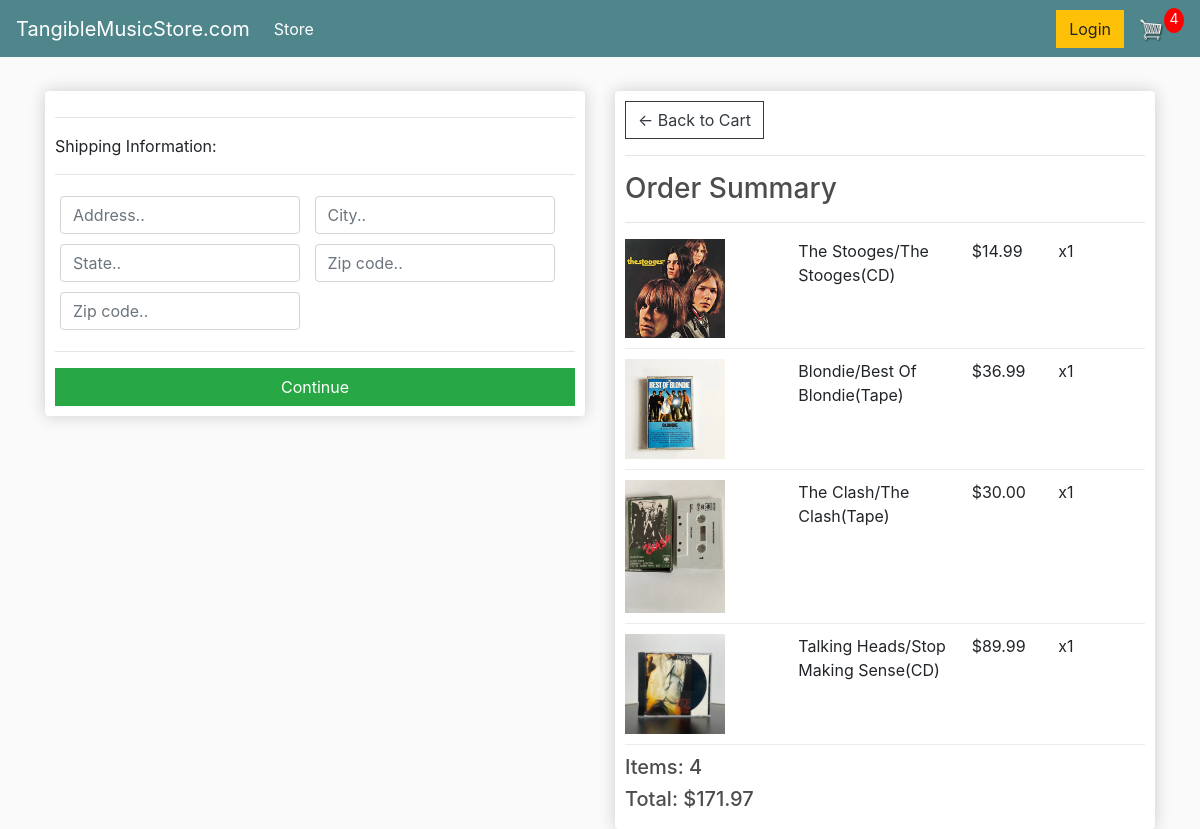
Screenshot of /checkout/ (signed in) with the database file from the repository.
### store/models.py (models this page shows, shortened)
class OrderItem(models.Model):
    product = models.ForeignKey(Product, on_delete=models.SET_NULL, null=True, blank=True)
    order = models.ForeignKey(Order, on_delete=models.SET_NULL, blank=True, null=True)
    quantity = models.IntegerField(default=0, null=True, blank=True)
    date_added = models.DateTimeField(auto_now_add=True)
    @property
    def get_total(self):
        total = self.product.price * self.quantity
        return total

class Product(models.Model):
    name = models.CharField(max_length=200, null=True)
    price = models.DecimalField(max_digits=7, decimal_places=2)
    digital = models.BooleanField(default=False, null=True, blank=False)
    image = models.ImageField(null=True, blank=True)
    @property
    def imageURL(self):
        try:
            url = self.image.url
        except:
            url = ''
        return url

class Order(models.Model):
    customer = models.ForeignKey(Customer, on_delete=models.SET_NULL, null=True, blank=True)
    date_ordered = models.DateTimeField(auto_now_add=True)
    complete = models.BooleanField(default=False)
    transaction_id = models.CharField(max_length=100, null=True)
    @property
    def shipping(self):
        shipping = False
        orderitems = self.orderitem_set.all()
        for i in orderitems:
            if i.product.digital == False:
                shipping = True
        return shipping
    @property
    def get_cart_total(self):
        orderitems = self.orderitem_set.all()
        total = sum([item.get_total for item in orderitems])
        return total
    @property
    def get_cart_items(self):
        orderitems = self.orderitem_set.all()
        total = sum([item.quantity for item in orderitems])
        return total

### store/views.py (the view)
# urls.py: path('checkout/', views.checkout, name="checkout"),
def checkout(request):
    data = cartData(request)
    cartItems = data['cartItems']
    order = data['order']
    items = data['items']
    context = {'items':items, 'order':order, 'cartItems':cartItems}
    return render(request, 'store/checkout.html', context)

### store/utils.py (called while the page is built)
def cartData(request):
    if request.user.is_authenticated:
        customer = request.user.customer
        order, created = Order.objects.get_or_create(customer=customer, complete=False)
        items = order.orderitem_set.all()
        cartItems = order.get_cart_items
    else:
        cookieData = cookieCart(request)
        cartItems = cookieData['cartItems']
        order = cookieData['order']
        items = cookieData['items']
    return {'cartItems': cartItems, 'order': order, 'items': items}

### store/templates/store/checkout.html (shortened to what this page needs)
{% extends 'store/index.html' %}
{% load static %}
{% block content %}
<div class="row">
    <div class="col-lg-6">
        <div class="box-element" id="form-wrapper">
            <form id="form">
                <div id="shipping-info">
                    <hr>
                    <p>Shipping Information:</p>
                    <hr>
                    <div class="form-field">
                        <input class="form-control" type="text" name="address" placeholder="Address..">
                    </div>
                    <div class="form-field">
                        <input class="form-control" type="text" name="city" placeholder="City..">
                    </div>
                    <div class="form-field">
                        <input class="form-control" type="text" name="state" placeholder="State..">
                    </div>
                    <div class="form-field">
                        <input class="form-control" type="text" name="zipcode" placeholder="Zip code..">
                    </div>
                    <div class="form-field">
                        <input class="form-control" type="text" name="country" placeholder="Zip code..">
                    </div>
                </div>
                <hr>
                <input id="form-button" class="btn btn-success btn-block" type="submit" value="Continue">
            </form>
        </div>
        <br>
    </div>
    <div class="col-lg-6">
        <div class="box-element">
            <a class="btn btn-outline-dark" href="{% url 'cart' %}">&#x2190; Back to Cart</a>
            <hr>
            <h3>Order Summary</h3>
            <hr>
            {% for item in items %}
            <div class="cart-row">
                <div style="flex:2"><img class="row-image" src="{{item.product.imageURL}}"></div>
                <div style="flex:2">
                    <p>{{item.product.name}}</p>
                </div>
                <div style="flex:1">
                    <p>${{item.product.price}}</p>
                </div>
                <div style="flex:1">
                    <p>x{{item.quantity}}</p>
                </div>
            </div>
            {% endfor %}
            <h5>Items: {{order.get_cart_items}}</h5>
            <h5>Total: ${{order.get_cart_total|floatformat:2}}</h5>
        </div>
    </div>
</div>
{% endblock content %}

### static/css/main.css (style rules this page uses)
body { background-color: hsl(0, 0%, 98%); }
h1,h2,h3,h4,h5,h6 { color:hsl(0, 0%, 30%); }
.box-element { box-shadow:hsl(0, 0%, 80%) 0 0 16px; background-color: #fff; border-radius: 4px; padding: 10px; }
.col-lg-4, .col-lg-6, .col-lg-8, .col-lg-12 { margin-top: 10px; }
.btn { border-radius: 0; }
.row-image { width: 100px; }
.form-field { width:250px; display: inline-block; padding: 5px; }
.cart-row { display: flex; align-items: flex-stretch; padding-bottom: 10px; margin-bottom: 10px; border-bottom: 1px solid #ececec; }

### rows the page displays
OrderItem: product.imageURL (picture), product.name "The Stooges/The Stooges(CD)", product.price "14.99", quantity "1"
OrderItem: product.imageURL (picture), product.name "Blondie/Best Of Blondie(Tape)", product.price "36.99", quantity "1"
OrderItem: product.imageURL (picture), product.name "The Clash/The Clash(Tape)", product.price "30.00", quantity "1"
OrderItem: product.imageURL (picture), product.name "Talking Heads/Stop Making Sense(CD)", product.price "89.99", quantity "1"
Order: get_cart_items "4", get_cart_total "171.97"

### other values shown
{{ cartItems }} "4"
